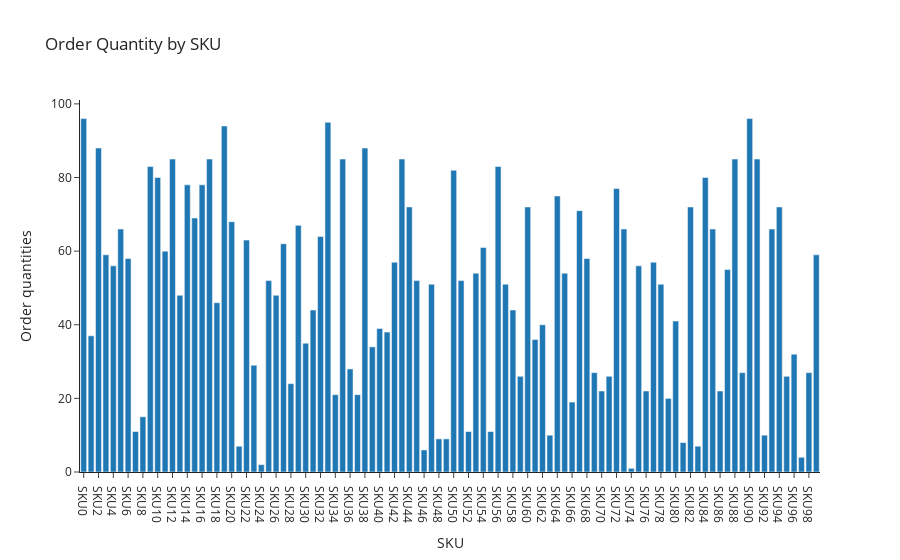

Notebook code for this chart:
### Code cell
order_quantity_chart = px.bar(df , x = 'SKU' , y = 'Order quantities' , title = 'Order Quantity by SKU')
order_quantity_chart.show()

### Figure 1 — Plotly figure (JSON) as saved in the notebook; plotly's stock layout.template omitted (floating-point values rounded to 4 significant figures)
{"data": [{"alignmentgroup": "True", "hovertemplate": "SKU=%{x}<br>Order quantities=%{y}<extra></extra>", "legendgroup": "", "marker": {"color": "#1F77B4", "pattern": {"shape": ""}}, "name": "", "offsetgroup": "", "orientation": "v", "showlegend": false, "textposition": "auto", "type": "bar", "x": ["SKU0", "SKU1", "SKU2", "SKU3", "SKU4", "SKU5", "SKU6", "SKU7", "SKU8", "SKU9", "SKU10", "SKU11", "SKU12", "SKU13", "SKU14", "SKU15", "SKU16", "SKU17", "SKU18", "SKU19", "SKU20", "SKU21", "SKU22", "SKU23", "SKU24", "SKU25", "SKU26", "SKU27", "SKU28", "SKU29", "SKU30", "SKU31", "SKU32", "SKU33", "SKU34", "SKU35", "SKU36", "SKU37", "SKU38", "SKU39", "SKU40", "SKU41", "SKU42", "SKU43", "SKU44", "SKU45", "SKU46", "SKU47", "SKU48", "SKU49", "SKU50", "SKU51", "SKU52", "SKU53", "SKU54", "SKU55", "SKU56", "SKU57", "SKU58", "SKU59", "SKU60", "SKU61", "SKU62", "SKU63", "SKU64", "SKU65", "SKU66", "SKU67", "SKU68", "SKU69", "SKU70", "SKU71", "SKU72", "SKU73", "SKU74", "SKU75", "SKU76", "SKU77", "SKU78", "SKU79", "SKU80", "SKU81", "SKU82", "SKU83", "SKU84", "SKU85", "SKU86", "SKU87", "SKU88", "SKU89", "SKU90", "SKU91", "SKU92", "SKU93", "SKU94", "SKU95", "SKU96", "SKU97", "SKU98", "SKU99"], "xaxis": "x", "y": [96, 37, 88, 59, 56, 66, 58, 11, 15, 83, 80, 60, 85, 48, 78, 69, 78, 85, 46, 94, 68, 7, 63, 29, 2, 52, 48, 62, 24, 67, 35, 44, 64, 95, 21, 85, 28, 21, 88, 34, 39, 38, 57, 85, 72, 52, 6, 51, 9, 9, 82, 52, 11, 54, 61, 11, 83, 51, 44, 26, 72, 36, 40, 10, 75, 54, 19, 71, 58, 27, 22, 26, 77, 66, 1, 56, 22, 57, 51, 20, 41, 8, 72, 7, 80, 66, 22, 55, 85, 27, 96, 85, 10, 66, 72, 26, 32, 4, 27, 59], "yaxis": "y"}], "layout": {"barmode": "relative", "legend": {"tracegroupgap": 0}, "title": {"text": "Order Quantity by SKU"}, "xaxis": {"anchor": "y", "domain": [0, 1], "title": {"text": "SKU"}}, "yaxis": {"anchor": "x", "domain": [0, 1], "title": {"text": "Order quantities"}}}}
